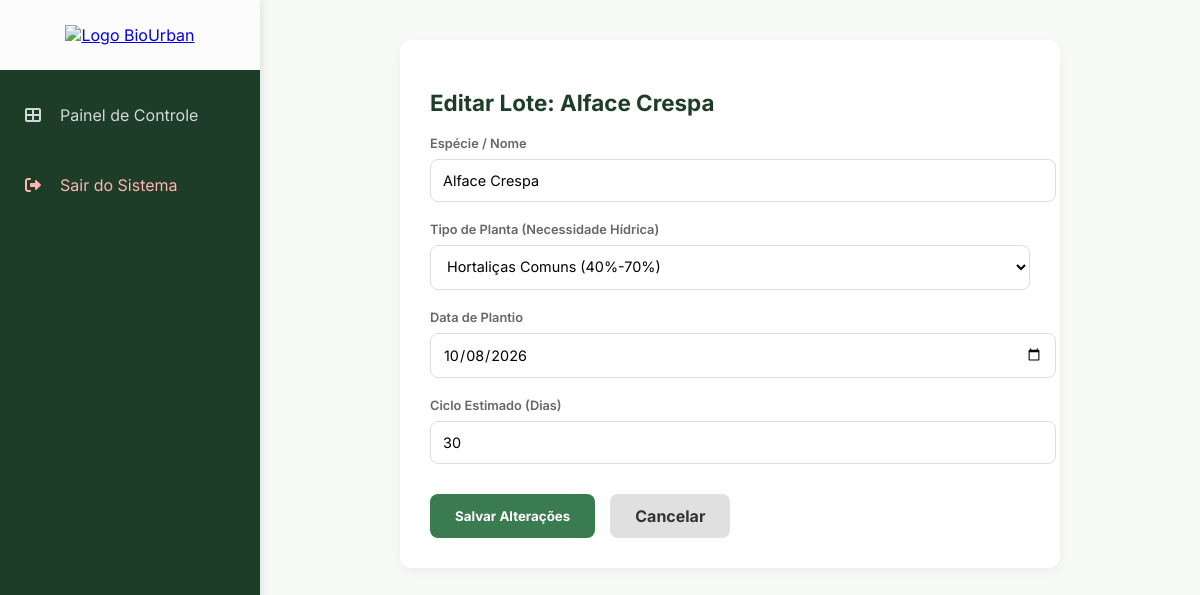
The page /editar_hortalica/4 (signed in) on the database its author committed.
### models.py (models this page shows)
class Hortalica(db.Model):
    id = db.Column(db.Integer, primary_key=True)
    nome = db.Column(db.String(100), nullable=False)
    data_plantio = db.Column(db.String(20), nullable=False)
    data_colheita = db.Column(db.String(20))
    ciclo_estimado = db.Column(db.Integer, default=0)
    status = db.Column(db.String(20), default="Crescendo")
    fazenda_id = db.Column(db.Integer, db.ForeignKey('fazenda.id'), nullable=False)
    umidade_atual = db.Column(db.Float, nullable=True, default=0.0)
    categoria_hidrica = db.Column(db.String(30), default="hortalica")
    registros = db.relationship('RegistroHidrico', backref='planta', lazy=True)

### app.py (the view, shortened to what this page needs)
@app.route('/editar_hortalica/<int:id>', methods=['GET', 'POST'])
@login_required
def editar_hortalica(id):
    h = db.session.get(Hortalica, id)
    if not h or h.fazenda.usuario_id != current_user.id:
        return "Acesso Negado", 403
    return render_template('editar_hortalica.html', hortalica=h)

### app.py (called while the page is built)
@login_manager.user_loader
def load_user(user_id):
    return db.session.get(Usuario, int(user_id))

### templates/editar_hortalica.html (shortened to what this page needs)
{% extends "layout.html" %}
{% block content %}
<div style="background: white; padding: 30px; border-radius: 12px; box-shadow: 0 4px 12px rgba(0,0,0,0.05); max-width: 600px; margin: 0 auto;">
    <h2 style="margin-bottom: 20px; color: var(--dark-bg); font-size: 1.4rem;">Editar Lote: {{ hortalica.nome }}</h2>
    <form method="POST" style="display: flex; flex-direction: column; gap: 20px;">
        <div>
            <label style="font-size: 0.8rem; color: #666; margin-bottom: 8px; display: block; font-weight: 600;">Espécie / Nome</label>
            <input type="text" name="nome" value="{{ hortalica.nome }}" required style="width: 100%; padding: 12px; border: 1px solid #ddd; border-radius: 8px; font-size: 0.9rem;">
        </div>
        <div>
            <label style="font-size: 0.8rem; color: #666; margin-bottom: 8px; display: block; font-weight: 600;">Tipo de Planta (Necessidade Hídrica)</label>
            <select name="categoria_hidrica" style="width: 100%; padding: 12px; border: 1px solid #ddd; border-radius: 8px; font-size: 0.9rem; background: white;">
                <option value="hortalica" {% if hortalica.categoria_hidrica == 'hortalica' %}selected{% endif %}>Hortaliças Comuns (40%-70%)</option>
            </select>
        </div>
        <div>
            <label style="font-size: 0.8rem; color: #666; margin-bottom: 8px; display: block; font-weight: 600;">Data de Plantio</label>
            <input type="date" name="data_plantio" value="{{ hortalica.data_plantio }}" required style="width: 100%; padding: 12px; border: 1px solid #ddd; border-radius: 8px; font-size: 0.9rem;">
        </div>
        <div>
            <label style="font-size: 0.8rem; color: #666; margin-bottom: 8px; display: block; font-weight: 600;">Ciclo Estimado (Dias)</label>
            <input type="number" name="ciclo_estimado" value="{{ hortalica.ciclo_estimado }}" style="width: 100%; padding: 12px; border: 1px solid #ddd; border-radius: 8px; font-size: 0.9rem;">
        </div>
        <div style="display: flex; gap: 15px; margin-top: 10px;">
            <button type="submit" style="background: var(--primary-green); border: none; padding: 12px 25px; border-radius: 8px; color: white; cursor: pointer; font-weight: 700;">Salvar Alterações</button>
            <a href="{{ url_for('ver_fazenda', id=hortalica.fazenda_id) }}" style="background: #e0e0e0; color: #333; text-decoration: none; padding: 12px 25px; border-radius: 8px; font-weight: 700; display: inline-flex; align-items: center;">Cancelar</a>
        </div>
    </form>
</div>
{% endblock %}

### templates/layout.html (style rules this page uses)
:root { --primary-green: #3A7B50; --dark-bg: #1e3d29; --off-white: #fcfcfc; --light-bg: #f8faf8; --danger-red: #E15244; }
html, body { font-family: 'Inter', sans-serif; }
body { margin: 0; display: flex; background-color: var(--light-bg); }
button, input, select, textarea, option { font-family: 'Inter', sans-serif; }

### rows shown on the page
Hortalica: nome "Alface Crespa", categoria_hidrica "Hortaliças Comuns (40%-70%)", data_plantio "10/08/2026", ciclo_estimado "30"
